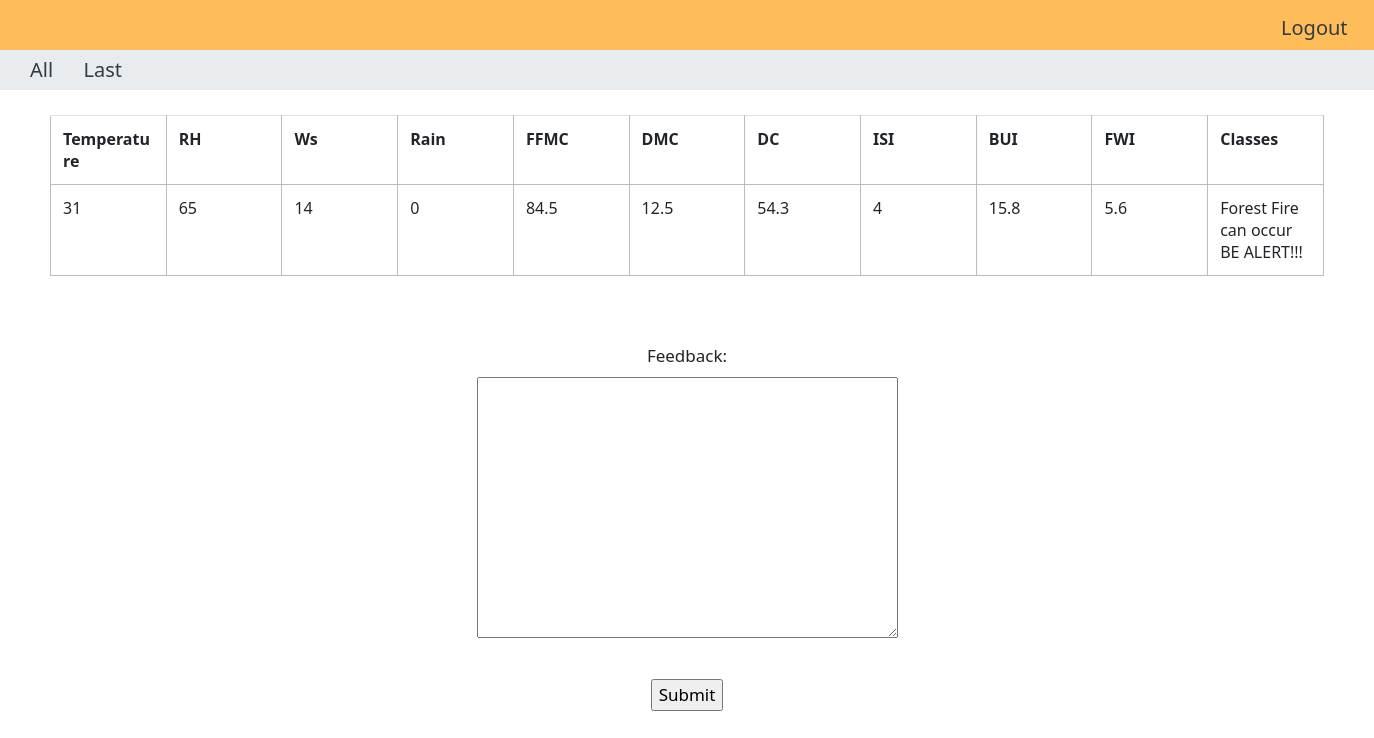
The page /last_users/ (signed in) on the database its author committed.
### new/models.py (models this page shows)
class UserPredictDataModel(models.Model):
    Temperature = models.CharField(max_length=100)
    RH = models.CharField(max_length=100)
    Ws = models.CharField(max_length=100)
    Rain = models.CharField(max_length=100)
    FFMC = models.CharField(max_length=100)
    DMC = models.CharField(max_length=100)
    DC = models.CharField(max_length=100)
    ISI = models.CharField(max_length=100)
    BUI = models.CharField(max_length=100)
    FWI = models.CharField(max_length=100)
    Classes = models.CharField(max_length=100)

### new/views.py (the view)
# urls.py: path('last_users/',views.view_last,name='details_last'),
def view_last(request):
    if request.method == "POST":
        form = forms.FeedForm(request.POST)
        if form.is_valid():
            form.save()
            model = models.UserPredictDataModel.objects.latest('id')
            return render(request, 'new/last.html', {'model': model, 'msg': 'Feedback sent'})
        else:
            model = models.UserPredictDataModel.objects.latest('id')
            return render(request, 'new/last.html', {'model': model, 'msg': 'Feedback Error'})
    else:
        form = forms.FeedForm()
        model = models.UserPredictDataModel.objects.latest('id')
    return render(request, 'new/last.html', {'model': model, 'form': form})

### new/forms.py
class FeedForm(forms.ModelForm):
    class Meta():
        model = FeedModel
        fields = '__all__'

### new/templates/new/last.html (shortened to what this page needs)
{% extends 'new/base.html' %}
{% load static %}
{% block content %}
<body>
    <div>
		<div style="background-color: #e9ecef;">
		    <a class="navbar-brand text-dark" style="margin-left: 30px;" href="{% url 'details_all' %}">All</a>
		    <a class="navbar-brand text-dark" style="margin-left: 10px;" href="{% url 'details_last' %}">Last</a>
	    </div>
        <br>
        <center>
        <div class="feed_table">
            <table class="table" border="default" style="table-layout: fixed;">
            <tr>
                <th>Temperature</th><th>RH</th><th>Ws</th>
                <th>Rain</th><th>FFMC</th><th>DMC</th>
                <th>DC</th>
                <th>ISI</th><th>BUI</th><th>FWI</th><th>Classes</th>
            </tr>
                <tr>
                    <td>{{model.Temperature}}</td><td>{{model.RH}}</td>
                    <td>{{model.Ws}}</td><td>{{model.Rain}}</td>
                    <td>{{model.FFMC}}</td><td>{{model.DMC}}</td>
                    <td>{{model.DC}}</td><td>{{model.ISI}}</td>
                    <td>{{model.BUI}}</td><td>{{model.FWI}}</td>
                    <td>{{model.Classes}}</td>
                </tr>
            </table>
        </div>
        </center>
        <br><br>
        <div>
        <center>
            <form action="{% url 'details_last' %}" method="POST">
                {% for f in form %}
                <p>
                    {{ f.label_tag }}<br>
                    {{ f }}
                </p>
                {% endfor %}
                <br>
                {% if not msg %}
                    <input type="submit">
                {% else %}
                    {{msg}}
                {% endif %}
            </form>
        </center>
        </div>
{% endblock content %}

### new/templates/new/base.html (style rules this page uses)
* { box-sizing: border-box; }
body { margin: 0; font-family: system-ui, -apple-system, BlinkMacSystemFont, 'Segoe UI', Roboto, Oxygen, Ubuntu, Cantarell, 'Open Sans', 'Helvetica Neue', sans-serif; font-size: 17px; }
th,td { border-style:solid; border-width:1px; border-color:#BCBCBC; word-wrap:break-word; }
.feed_table { margin-left: 50px; margin-right: 50px; }

### rows shown on the page
UserPredictDataModel: Temperature "31", RH "65", Ws "14", Rain "0", FFMC "84.5", DMC "12.5", DC "54.3", ISI "4", BUI "15.8", FWI "5.6", Classes "Forest Fire can occur BE ALERT!!!"

### other values the page prints
{{ f.label_tag }} "Feedback:"
